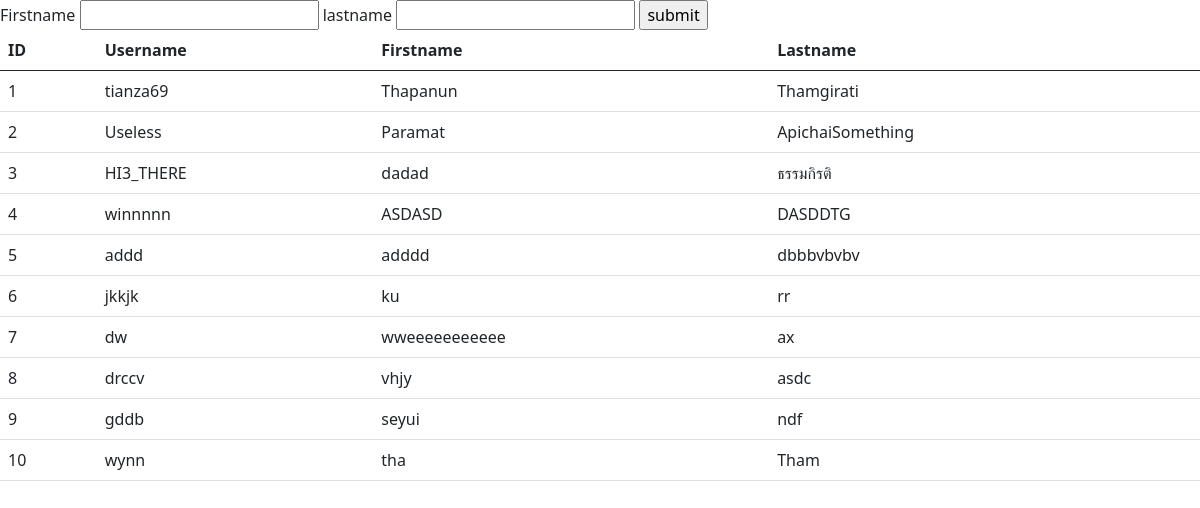
/form_get, run on the app's committed database.
### tables this page shows
CREATE TABLE "user" (
	"id"	INTEGER NOT NULL UNIQUE,
	"username"	TEXT NOT NULL UNIQUE,
	"firstname"	TEXT NOT NULL,
	"lastname"	TEXT NOT NULL,
	"password"	TEXT NOT NULL,
	PRIMARY KEY("id" AUTOINCREMENT)
);

### app.py (the view, shortened to what this page needs)
@app.route('/form_get',methods=['GET'])
def formGET_index():
    if request.method == "GET":
        conn = get_db_conection()
        data = conn.execute('SELECT "id","username","firstname","lastname" FROM user').fetchall()
        conn.close()
        print('data',len(data))
        print(data)
        if len(data) != 0:
            for k in data:
                print(k[0],k[1],k[2],k[3])
            print('req.args: ',len(request.args))
            return render_template('form_get.html',data=data)
        return render_template('form_get.html',data=data)

### sql_con.py (called while the page is built)
def get_db_conection():
    conn = sqlite3.connect('info.db')
    conn.row_factory = sqlite3.Row
    return conn

### templates/form_get.html (shortened to what this page needs)
<!DOCTYPE html>
<html lang="en">
<head>
    <link href="https://cdn.jsdelivr.net/npm/bootstrap@5.0.2/dist/css/bootstrap.min.css" rel="stylesheet">
</head>
<body>
    <form action="" metho=""get>
        <label for="firstname_id">Firstname</label>
        <input type="text" name="firstname" id="firstname_id">
        <label for="lastname_id">lastname</label>
        <input type="text" name="lastname" id="lastname_id">
        <input type="submit" value="submit">
    </form>
    {% if data %}
        <table class="table primary">
            <thead>
                <th>ID</th>
                <th>Username</th>
                <th>Firstname</th>
                <th>Lastname</th>
            </thead>
            <tbody>
                {% for getdata in data%}
                <tr>
                    <td>{{ getdata['id'] }}</td>
                    <td>{{ getdata['username'] }}</td>
                    <td>{{ getdata['firstname'] }}</td>
                    <td>{{ getdata['lastname'] }}</td>
                </tr>
                {% endfor %}
            </tbody>
        </table>
    {% else %}
        <p>Not Enter Data</p>
    {% endif %}
</body>
</html>

### data on the page
user: id "1", username "tianza69", firstname "Thapanun", lastname "Thamgirati"
user: id "2", username "Useless", firstname "Paramat", lastname "ApichaiSomething"
user: id "3", username "HI3_THERE", firstname "dadad", lastname "ธรรมกิรติ"
user: id "4", username "winnnnn", firstname "ASDASD", lastname "DASDDTG"
user: id "5", username "addd", firstname "adddd", lastname "dbbbvbvbv"
user: id "6", username "jkkjk", firstname "ku", lastname "rr"
user: id "7", username "dw", firstname "wweeeeeeeeeee", lastname "ax"
user: id "8", username "drccv", firstname "vhjy", lastname "asdc"
user: id "9", username "gddb", firstname "seyui", lastname "ndf"
user: id "10", username "wynn", firstname "tha", lastname "Tham"
